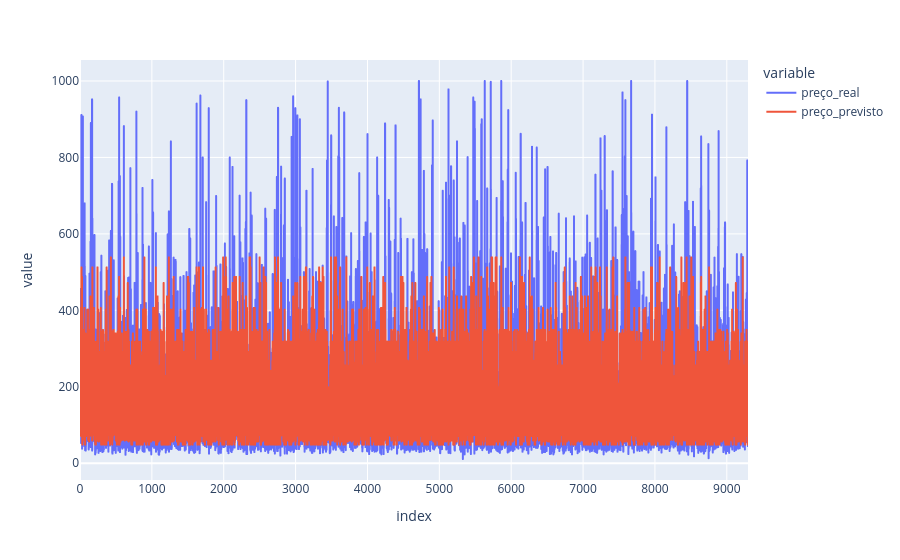

Source (notebook cell):
### Markdown cell above
Ou seja, nosso modelo está realmente tendo algum efeito quando comparado com a média, está performando melhor que sem um modelo

### Code cell
df_resultados_arvore = pd.DataFrame({
    'id_imovel': X_test['id'],       # Busca o ID original que ficou de fora do treino
    'preço_real': y_test,             # A nota real (Target)
    'preço_previsto': y_pred_arvore      # A nota que a árvore calculou
})
df_resultados_arvore.reset_index(drop=True, inplace=True)
df_resultados_arvore['erro'] = (df_resultados_arvore['preço_real'] - df_resultados_arvore['preço_previsto']).abs() / df_resultados_arvore['preço_real'] 


fig = px.line(df_resultados_arvore, y=['preço_real', 'preço_previsto'])
fig.show()
print(df_resultados_arvore[df_resultados_arvore['erro'] >=0.1].head())

### Figure 1 — Plotly figure (JSON) as saved in the notebook; plotly's stock layout.template omitted (floating-point values rounded to 4 significant figures; data arrays with more than 128 entries replaced by an {"elided": "..."} marker saying what was removed)
{"data": [{"hovertemplate": "variable=preço_real<br>index=%{x}<br>value=%{y}<extra></extra>", "legendgroup": "preço_real", "line": {"color": "#636efa", "dash": "solid"}, "marker": {"symbol": "circle"}, "mode": "lines", "name": "preço_real", "showlegend": true, "type": "scattergl", "x": {"elided": "9296 int values"}, "xaxis": "x", "y": {"elided": "9296 float values"}, "yaxis": "y"}, {"hovertemplate": "variable=preço_previsto<br>index=%{x}<br>value=%{y}<extra></extra>", "legendgroup": "preço_previsto", "line": {"color": "#EF553B", "dash": "solid"}, "marker": {"symbol": "circle"}, "mode": "lines", "name": "preço_previsto", "showlegend": true, "type": "scattergl", "x": {"elided": "9296 int values"}, "xaxis": "x", "y": {"elided": "9296 float values"}, "yaxis": "y"}], "layout": {"legend": {"title": {"text": "variable"}, "tracegroupgap": 0}, "margin": {"t": 60}, "xaxis": {"anchor": "y", "domain": [0, 1], "title": {"text": "index"}}, "yaxis": {"anchor": "x", "domain": [0, 1], "title": {"text": "value"}}}}
